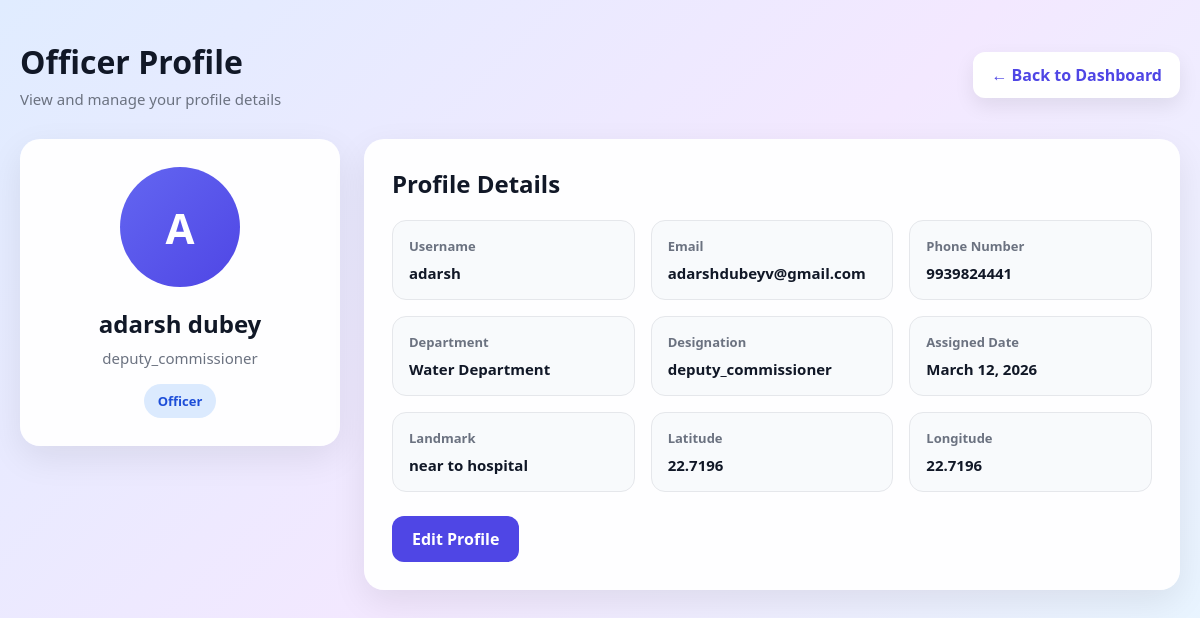
/officer-profile/ (signed in), run on the app's committed database.
### ACCOUNT/models.py (models this page shows, shortened)
class UserModel(AbstractUser):
    ROLE_CHOICES = (
        ('citizen','Citizen'),
        ('officer','Officer'),
        ('admin','Admin')
    )
    role = models.CharField(max_length=10,choices=ROLE_CHOICES,default="citizen")
    address = models.CharField(max_length=1000,blank=True,null=True)
    mobile_number = models.CharField(max_length=15, unique=True)
    is_email_verified = models.BooleanField(default=False)
    is_mobile_verified = models.BooleanField(default=False)
    email_otp = models.CharField(max_length=6,null=True,blank=True)
    mobile_otp = models.CharField(max_length=6,null=True,blank=True)
    otp_created_at = models.DateTimeField(null=True,blank=True)
    profile_picture = CloudinaryField('profile_picture',blank=True,null=True)
    class Meta:
        verbose_name = "UserModel"

class Officer(models.Model):
    user_id = models.OneToOneField(
        UserModel,
        on_delete=models.CASCADE
    )
    department = models.ForeignKey(
    "DEPARTMENT.Department",
    on_delete=models.SET_NULL,
    null=True,
    blank=True,
    related_name="officers"
)
    designation = models.CharField(max_length=100)
    lon = models.FloatField()
    lat = models.FloatField()
    assigned_date = models.DateField(default=timezone.now)
    landmark = models.CharField(max_length=255)

### DEPARTMENT/models.py (models this page shows, shortened)
class Department(models.Model):
    DEPARTMENT_CHOICES = [
        ("Water Department", "Water Department"),
        ("Road Department", "Road Department"),
        ("Electricity Department", "Electricity Department"),
        ("Sanitation Department", "Sanitation Department"),
        ("Drainage Department", "Drainage Department"),
        ("Street Light Department", "Street Light Department"),
    ]
    dep_id = models.AutoField(primary_key=True)
    department_name = models.CharField(
        max_length=100,
        choices=DEPARTMENT_CHOICES
    )
    department_code = models.CharField(
        max_length=20,
        unique=True,
        validators=[
            MinLengthValidator(2, message="Department code must be at least 2 characters long."),
            RegexValidator(
                regex=r'^[A-Z0-9]+$',
                message="Department code must be uppercase and alphanumeric."
            )
        ]
    )
    department_email = models.EmailField(unique=True)
    contact_number = models.CharField(
        max_length=10,
        validators=[
            RegexValidator(
                regex=r'^\d{10}$',
                message="Contact number must be exactly 10 digits."
            )
        ]
    )
    office_address = models.CharField(
        max_length=200,
        validators=[
            MinLengthValidator(10, message="Office address must be at least 10 characters long.")
        ]
    )
    officer = models.ForeignKey(
        "ACCOUNT.Officer",
        on_delete=models.SET_NULL,
        null=True,
        blank=True,
        related_name="departments"
    )
    created_at = models.DateTimeField(auto_now_add=True)

### ACCOUNT/views.py (the view)
# urls.py: path('officer-profile/',views.view_profile_officer, name="view_profile_officer"),
@login_required(login_url='officer_login')
def view_profile_officer(request):
    try:
        officer = Officer.objects.get(user_id=request.user)
    except Officer.DoesNotExist:
        messages.error(request, "Officer profile not found.")
        return redirect("officer_page")
    return render(request, "account/officer_profile.html", {"officer": officer})

### templates/account/officer_profile.html (shortened to what this page needs)
<!DOCTYPE html>
{% load static %}
<html lang="en">
<head>
    <link rel="stylesheet" href="{% static 'account/css/officer_profile.css' %}">
</head>
<body>
<div class="profile-page">
    <div class="top-bar">
        <div>
            <h1>Officer Profile</h1>
            <p>View and manage your profile details</p>
        </div>
        <a href="{% url 'officer_page' %}" class="back-btn">← Back to Dashboard</a>
    </div>
    <div class="profile-wrapper">
        <div class="profile-card">
            <div class="profile-image-box">
                {% if officer.user_id.profile_picture.url %}
                    <img src="{{ officer.user_id.profile_picture.url }}" alt="Profile Image" class="profile-image">
                {% else %}
                    <div class="avatar-placeholder">
                        {{ request.user.username|slice:":1"|upper }}
                    </div>
                {% endif %}
            </div>
            <h2>{{ request.user.first_name }} {{ request.user.last_name }}</h2>
            <p class="designation">{{ officer.designation }}</p>
            <span class="badge">Officer</span>
        </div>
        <div class="details-card">
            <h3>Profile Details</h3>
            <div class="details-grid">
                <div class="detail-item">
                    <span class="label">Username</span>
                    <span class="value">{{ request.user.username }}</span>
                </div>
                <div class="detail-item">
                    <span class="label">Email</span>
                    <span class="value">{{ request.user.email }}</span>
                </div>
                <div class="detail-item">
                    <span class="label">Phone Number</span>
                    <span class="value">{{ request.user.mobile_number }}</span>
                </div>
                <div class="detail-item">
                    <span class="label">Department</span>
                    <span class="value">{{ officer.department.department_name }}</span>
                </div>
                <div class="detail-item">
                    <span class="label">Designation</span>
                    <span class="value">{{ officer.designation }}</span>
                </div>
                <div class="detail-item">
                    <span class="label">Assigned Date</span>
                    <span class="value">{{ officer.assigned_date }}</span>
                </div>
                <div class="detail-item">
                    <span class="label">Landmark</span>
                    <span class="value">{{ officer.landmark }}</span>
                </div>
                <div class="detail-item">
                    <span class="label">Latitude</span>
                    <span class="value">{{ officer.lat }}</span>
                </div>
                <div class="detail-item">
                    <span class="label">Longitude</span>
                    <span class="value">{{ officer.lon }}</span>
                </div>
            </div>
            <div class="action-buttons">
                <a href="{% url 'update_profile_officer'  %}" class="edit-btn">Edit Profile</a>
            </div>
        </div>
    </div>
</div>
</body>
</html>

### static/account/css/officer_profile.css (style rules this page uses)
* { margin: 0; padding: 0; box-sizing: border-box; }
body { font-family: 'Segoe UI', Tahoma, Geneva, Verdana, sans-serif; background: linear-gradient(135deg, #e0ecff, #f3e8ff, #e6f7ff); min-height: 100vh; color: #1f2937; }
.profile-page { max-width: 1200px; margin: 0 auto; padding: 40px 20px; }
.top-bar { display: flex; justify-content: space-between; align-items: center; gap: 20px; flex-wrap: wrap; margin-bottom: 30px; }
.top-bar h1 { font-size: 32px; color: #111827; margin-bottom: 6px; }
.top-bar p { color: #6b7280; font-size: 15px; }
.back-btn { text-decoration: none; background: white; color: #4f46e5; padding: 12px 18px; border-radius: 12px; font-weight: 600; box-shadow: 0 8px 20px rgba(0, 0, 0, 0.08); transition: 0.3s ease; }
.profile-wrapper { display: grid; grid-template-columns: 320px 1fr; gap: 24px; }
.profile-card, .details-card { background: rgba(255, 255, 255, 0.95); border-radius: 20px; padding: 28px; box-shadow: 0 12px 35px rgba(0, 0, 0, 0.08); }
.profile-card { text-align: center; align-self: start; }
.profile-image-box { margin-bottom: 20px; }
.avatar-placeholder { width: 120px; height: 120px; margin: 0 auto; border-radius: 50%; background: linear-gradient(135deg, #6366f1, #4f46e5); color: white; font-size: 42px; font-weight: 700; display: flex; align-items: center; justify-content: center; }
.profile-card h2 { font-size: 24px; color: #111827; margin-bottom: 8px; }
.designation { color: #6b7280; margin-bottom: 16px; font-size: 15px; }
.badge { display: inline-block; background: #dbeafe; color: #1d4ed8; padding: 8px 14px; border-radius: 999px; font-size: 13px; font-weight: 700; }
.details-card h3 { font-size: 24px; margin-bottom: 20px; color: #111827; }
.details-grid { display: grid; grid-template-columns: repeat(auto-fit, minmax(220px, 1fr)); gap: 16px; }
.detail-item { background: #f8fafc; border: 1px solid #e5e7eb; border-radius: 14px; padding: 16px; display: flex; flex-direction: column; gap: 8px; }
.label { font-size: 13px; color: #6b7280; font-weight: 600; }
.value { font-size: 15px; font-weight: 600; color: #111827; word-break: break-word; }
.action-buttons { margin-top: 24px; }
.edit-btn { display: inline-block; text-decoration: none; background: #4f46e5; color: white; padding: 12px 20px; border-radius: 12px; font-weight: 700; transition: 0.3s ease; }

### data on the page
UserModel: user.username "A", user.first_name "adarsh", user.last_name "dubey", user.username "adarsh", user.email "adarshdubeyv@gmail.com", user.mobile_number "9939824441"
Officer: designation "deputy_commissioner", department.department_name "Water Department", assigned_date "March 12, 2026", landmark "near to hospital", lat "22.7196", lon "22.7196"
